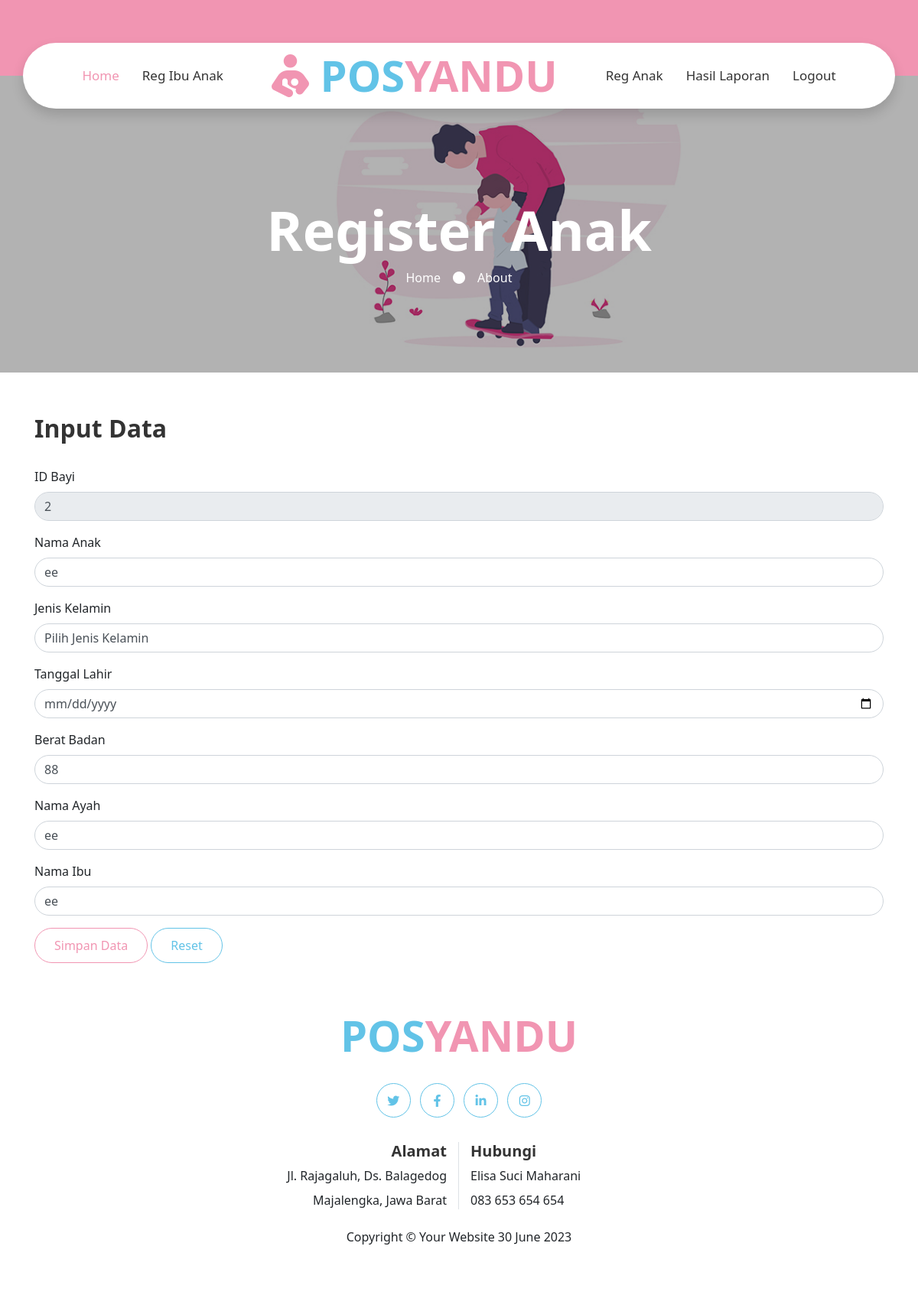
/ubahdatabayi.php?id=2, run on the app's committed database.
### tables this page shows
CREATE TABLE `tblbayi` (
  `kode` int(11) NOT NULL,
  `nama_anak` varchar(30) NOT NULL,
  `jeniskelamin` varchar(30) NOT NULL,
  `tanggal_lahir` date NOT NULL,
  `berat_badan` varchar(20) NOT NULL,
  `nama_ayah` varchar(30) NOT NULL,
  `nama_ibu` varchar(30) NOT NULL
);

### koneksi.php (called while the page is built, shortened)
<?php
class database
{
    var $host = "localhost";
    var $username = "root";
    var $password = "";
    var $nama_db = "posyanduu";
    var $koneksi = "";
    function __construct()
    {
        $this->koneksi = mysqli_connect($this->host, $this->username, $this->password, $this->nama_db);
    }
    function tampil_bayi($kode)
    {
        $query = mysqli_query($this->koneksi, "select *from tblbayi where kode = '$kode'");
        return $query->fetch_array();
    }
}

### ubahdatabayi.php (the view, shortened to what this page needs)
<?php
include 'koneksi.php';
$db = new database();
$kode = $_GET['id'];
$data_bayi = $db->tampil_bayi($kode);
?>
<!DOCTYPE html>
<html lang="en">
<head>
    <link href="https://cdnjs.cloudflare.com/ajax/libs/font-awesome/6.1.1/css/all.min.css" rel="stylesheet">
    <link rel="stylesheet" href="https://cdnjs.cloudflare.com/ajax/libs/font-awesome/4.7.0/css/font-awesome.min.css" />
    <link rel="stylesheet" href="https://cdnjs.cloudflare.com/ajax/libs/font-awesome/6.1.1/css/all.min.css">
    <link href="lib/owlcarousel/assets/owl.carousel.min.css" rel="stylesheet">
    <link href="lib/lightbox/css/lightbox.min.css" rel="stylesheet">
    <link href="https://cdn.jsdelivr.net/npm/bootstrap@5.2.0-beta1/dist/css/bootstrap.min.css" rel="stylesheet">
    <link rel="stylesheet" href="css/style.css">
    <link rel="stylesheet" href="css/table.css">
</head>
<body>
    <div class="container-fluid bg-primary py-3 d-none d-md-block">
        <div class="container">
            <div class="row">
                <div class="col-md-6 text-center text-lg-left mb-2 mb-lg-0">
                </div>
                <div class="col-md-6 text-center text-lg-right">
                </div>
            </div>
        </div>
    </div>
    <div class="container-fluid position-relative nav-bar p-0">
        <div class="container-lg position-relative p-0 px-lg-11" style="z-index: 9;">
            <nav class="navbar navbar-expand-lg bg-white navbar-light shadow p-lg-0">
                <div class="collapse navbar-collapse justify-content-between" id="navbarCollapse">
                    <div class="navbar-nav ml-auto py-0">
                        <a href="admin.php" class="nav-item nav-link active">Home</a>
                        <a href="tblibu.php" class="nav-item nav-link">Reg Ibu Anak</a>
                    </div>
                    <a href="admin.php" class="navbar-brand mx-5 d-none d-lg-block">
                        <h1 class="m-0 display-4 text-primary"><i class="fa-solid fa-person-breastfeeding"></i> <span class="text-secondary">POS</span>YANDU</h1>
                    </a>
                    <div class="navbar-nav mr-auto py-0">
                        <a href="tblbayi.php" class="nav-item nav-link">Reg Anak</a>
                        <a href="tbl_laporan.php" class="nav-item nav-link">Hasil Laporan</a>
                        <a href="logout.php" class="nav-item nav-link">Logout</a>
                    </div>
                </div>
            </nav>
        </div>
    </div>
    <div class="jumbotron jumbotron-fluid page-header" style="margin-bottom: 30px;">
        <div class="container text-center py-5">
            <h1 class="text-white display-3 mt-lg-5">Register Anak</h1>
            <div class="d-inline-flex align-items-center text-white">
                <p class="m-0"><a class="text-white" href="admin.php">Home</a></p>
                <i class="fa fa-circle px-3"></i>
                <p class="m-0">About</p>
            </div>
        </div>
    </div>
    <div class="container">
        <br>
        <h2>Input Data</h2>
        <br>
        <form method="POST" action="<?php echo "proses_bayi.php?aksi=update"; ?>">
            <div class="mb-3">
                <label class="form-label">ID Bayi</label>
                <input type="input" class="form-control" id="" name="kode1" value="<?php echo $data_bayi['kode'] ?>" disabled>
            </div>
            <div class="mb-3">
                <label class="form-label">Nama Anak</label>
                <input type="input" class="form-control" id="" name="nama_anak" value="<?php echo $data_bayi['nama_anak'] ?>">
            </div>
            <div class="form-group">
                <label>Jenis Kelamin</label>
                <select class="form-control" name="jeniskelamin" value="<?php echo $data_bayi['jeniskelamin'] ?>">
                    <option value="0">Pilih Jenis Kelamin</option>
                </select>
            </div>
            <div class="form-group">
                <label for="exampleInputEmail1">Tanggal Lahir</label>
                <input type="date" class="form-control" id="" name="tanggal_lahir" value="<?php echo $data_bayi['tanggal_lahir'] ?>">
            </div>
            <div class="mb-3">
                <label class="form-label">Berat Badan</label>
                <input type="input" class="form-control" id="" name="berat_badan" value="<?php echo $data_bayi['berat_badan'] ?>">
            </div>
            <div class="mb-3">
                <label class="form-label">Nama Ayah</label>
                <input type="input" class="form-control" id="" name="nama_ayah" value="<?php echo $data_bayi['nama_ayah'] ?>">
            </div>
            <div class="mb-3">
                <label class="form-label">Nama Ibu</label>
                <input type="input" class="form-control" id="" name="nama_ibu" value="<?php echo $data_bayi['nama_ibu'] ?>">
            </div>
            <div class="mb-3">
                <input type="submit" class="btn btn-outline-primary" value="Simpan Data">
                <input type="reset" class="btn btn-outline-secondary" value="Reset">
            </div>
        </form>
    </div>
    <div class="bg-light">
        <div class="container text-center py-5">
            <div class="row">
                <div class="col-12 mb-4">
                    <a href="index.html" class="navbar-brand m-0">
                        <h1 class="m-0 mt-n2 display-4 text-primary"><span class="text-secondary">POS</span>YANDU</h1>
                    </a>
                </div>
                <div class="col-12 mb-4">
                    <a class="btn btn-outline-secondary btn-social mr-2" href="#"><i class="fab fa-twitter"></i></a>
                    <a class="btn btn-outline-secondary btn-social mr-2" href="#"><i class="fab fa-facebook-f"></i></a>
                    <a class="btn btn-outline-secondary btn-social mr-2" href="#"><i class="fab fa-linkedin-in"></i></a>
                    <a class="btn btn-outline-secondary btn-social" href="#"><i class="fab fa-instagram"></i></a>
                </div>
                <div class="col-12 mt-2 mb-4">
                    <div class="row">
                        <div class="col-sm-6 text-center text-sm-right border-right mb-3 mb-sm-0">
                            <h5 class="font-weight-bold mb-2">Alamat</h5>
                            <p class="mb-2">Jl. Rajagaluh, Ds. Balagedog</p>
                            <p class="mb-0">Majalengka, Jawa Barat</p>
                        </div>
                        <div class="col-sm-6 text-center text-sm-left">
                            <h5 class="font-weight-bold mb-2">Hubungi</h5>
                            <p class="mb-2">Elisa Suci Maharani</p>
                            <p class="mb-0">083 653 654 654</p>
                        </div>
                    </div>
                </div>
                <div class="col-12">
                    <p>Copyright &copy; Your Website <?php echo date("d F Y"); ?></p>
                </div>
            </div>
        </div>
    </div>
</body>
</html>

### data on the page
tblbayi: kode1 "2", nama_anak "ee", jeniskelamin "Pilih Jenis Kelamin", berat_badan "88", nama_ayah "ee", nama_ibu "ee"
